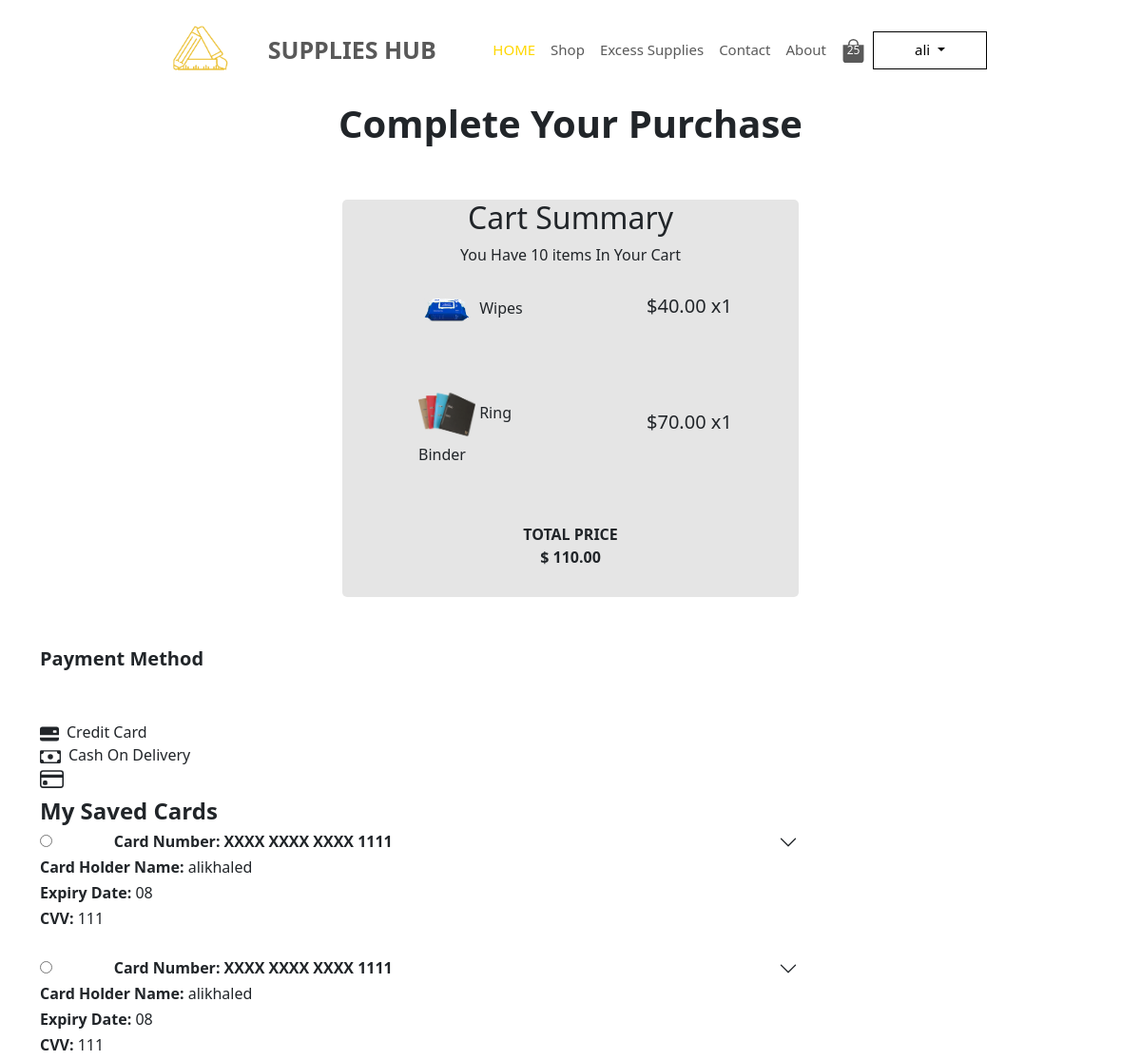
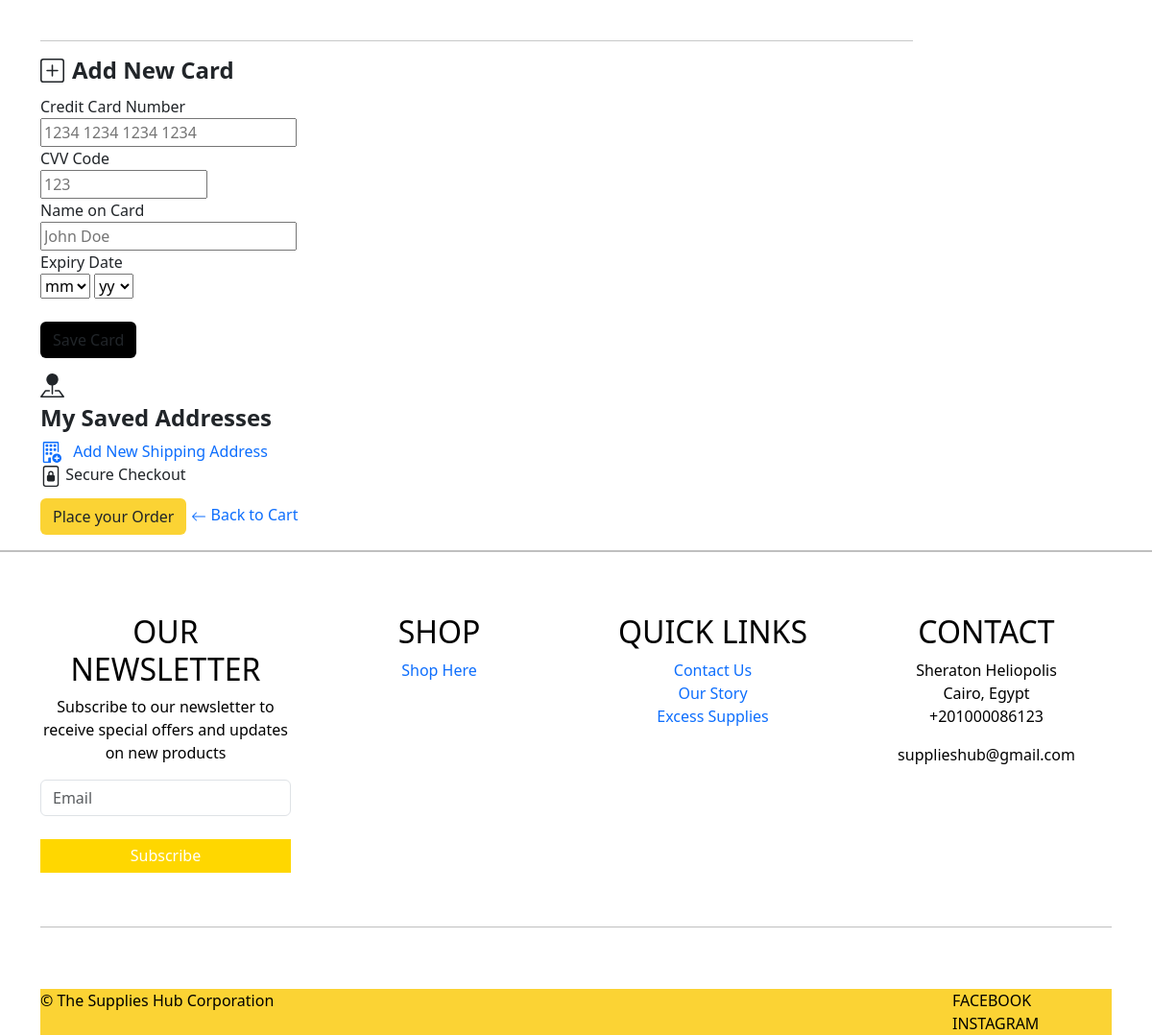
The page /newcheckout.php (signed in) on the database its author committed (2 pictures, top to bottom).
### tables this page shows
CREATE TABLE `products` (
  `id` int(255) NOT NULL,
  `pname` varchar(255) NOT NULL,
  `pdesc` varchar(255) DEFAULT NULL,
  `price` decimal(10,2) NOT NULL,
  `photo` varchar(255) NOT NULL,
  `category` varchar(255) NOT NULL
);

CREATE TABLE `cart` (
  `id` int(11) NOT NULL,
  `userid` int(11) NOT NULL,
  `productid` int(11) NOT NULL,
  `isPackage?` tinyint(1) NOT NULL,
  `quantity` int(255) DEFAULT NULL
);

CREATE TABLE `creditcard` (
  `cardid` int(11) NOT NULL,
  `cardholdername` varchar(255) NOT NULL,
  `expirydate` varchar(255) NOT NULL,
  `cardnumber` varchar(255) NOT NULL,
  `cvv` int(11) NOT NULL,
  `userid` int(11) NOT NULL
);

### newcheckout.php (the view, shortened to what this page needs)
<html>
<?php
require_once("connect.php");
include("navbar.php");
$userid = $_SESSION['id'];
$total = 0;
$getotal = "SELECT SUM(products.price * cart.quantity) AS total_price FROM products INNER JOIN cart ON products.id = cart.productid WHERE cart.userid = $userid";
$result = mysqli_query($conn, $getotal);
$tagID = mysqli_fetch_assoc($result);
if ($result) {
    $total = $tagID['total_price'];
}
$getCreditCard = "SELECT * FROM creditcard WHERE userid = $userid";
$result5 = mysqli_query($conn, $getCreditCard);
?>
<head>
</head>
<body>
    <div class="col-lg-12">
        <center>
            <h1><b>Complete Your Purchase</b></h1>
            <br><br>
        </center>
    </div>
    <div class="container card checkoutcart">
        <div class="row">
            <div class="col-lg-12">
                <center>
                    <h2>Cart Summary</h2>
                    <p>You Have 10 items In Your Cart</p>
                </center>
            </div>
            <?php
            $getProducts = "SELECT * FROM cart WHERE userid = $userid";
            $result2 = mysqli_query($conn, $getProducts);
            if ($result2) {
                while ($rowData = mysqli_fetch_assoc($result2)) {
                    $productId = $rowData['productid'];
                    $selectProducts = "SELECT * FROM products WHERE id = $productId";
                    $result3 = mysqli_query($conn, $selectProducts);
                    if ($result3) {
                        while ($rowData2 = mysqli_fetch_assoc($result3)) {
                            $quantity = $rowData['quantity'];
                            $productPrice = $rowData2['price'];
                            $productName = strlen($rowData2['pname']) > 25 ? substr($rowData2['pname'], 0, 25) . ".." : $rowData2['pname'];
                            echo '
                            <input type="hidden" name="product_id" value="' . $productId . '" >
              <div class="col-lg-6 col-sm-12"style="padding-bottom:50; padding-left:80;">
              <img src="images/Shop/products/' . $rowData2['photo'] . '"" alt="Shopping item" style="width: 60px; height: 60px">
              ' . $productName . '
          </div>
            <div class="col-lg-6 col-sm-12" style="padding-bottom:50; align-items:center; display:flex; padding-left:80;">
              <h5>$' . number_format($productPrice, 2) . ' x' . $quantity . '</h5>
        </div>
         ';
                        }
                    }
                }
            }
            ?>
        </div>
        <div class="container" style="padding-top:10; padding-bottom:30;">
            <center>
                <div class="col-6"><b>TOTAL PRICE</b></div>
            </center>
            <center>
                <div class="col-6"><b>$
                        <?php echo number_format($total, 2); ?>
                    </b>
            </center>
        </div>
    </div>
    <div class="container">
        <div class="row">
            <div class="payment">
                <div class="col-12">
                    <div class="payment__title col-lg-12" style="padding-top:50; padding-bottom:50;">
                        Payment Method
                    </div>
                </div>
                <div class="payment__types">
                    <div class="col-6">
                        <div class="payment__type payment__type--cc active">
                            Credit Card
                        </div>
                    </div>
                    <div class="col-6">
                        <div class="payment__type payment__type">
                            Cash On Delivery
                        </div>
                    </div>
                </div>
                <div class="payment__info">
                    <div class="payment__cc">
                        <div class="payment__title">
                            <h4><b> My Saved Cards</b></h4>
                        </div>
                        <div class="container" style="width: 82.5%; margin-left:0; padding-left:0;">
                            <?php
                            if ($result5) {
                                while ($rowData4 = mysqli_fetch_assoc($result5)) {
                                    $cardholdername = $rowData4['cardholdername'];
                                    $cardnumber = $rowData4['cardnumber'];
                                    $expiry = $rowData4['expirydate'];
                                    $code = $rowData4['cvv'];
                                    $cardnumber = substr_replace($cardnumber, str_repeat("X", 12), 0, 12);
                                    $cardnumber = substr_replace($cardnumber, " ", 4, 0);
                                    $cardnumber = substr_replace($cardnumber, " ", 9, 0);
                                    $cardnumber = substr_replace($cardnumber, " ", 14, 0);
                                    $expiry = substr($expiry, 0, -3);
                                    echo '<div class="details__user">
            <div class="row">
              <div class="col-1">
                <input type="radio" name="card" style="margin-top: 2px;" oninput="validateInput(this)">
              </div>
              <div class="col-9">
                <h6><b>Card Number: ' . $cardnumber . '</b></h6>
              </div>
              <div class="col">
                <svg xmlns="http://www.w3.org/2000/svg" width="20" fill="currentColor" class="bi bi-chevron-down" viewBox="0 0 16 16">
                  <path fill-rule="evenodd" d="M1.646 4.646a.5.5 0 0 1 .708 0L8 10.293l5.646-5.647a.5.5 0 0 1 .708.708l-6 6a.5.5 0 0 1-.708 0l-6-6a.5.5 0 0 1 0-.708z" />
                </svg>
              </div>
            </div>
            <div id="myDIV">
              <h6><b>Card Holder Name: </b>' . $cardholdername . '</h6>
              <h6><b>Expiry Date: </b>' . $expiry . '</h6>
              <h6><b>CVV: </b>' . $code . '</h6>
              </div>
              </div>
            <br>';
                                }
                            }
                            ?>
                            <hr>
                            <h4><b>Add New Card</b> </h4>
                        </div>
                        <form method="POST">
                            <div class="form__cc" id="new-credit-card-container">
                                <div class="row">
                                    <div class="field ">
                                        <div class="title">Credit Card Number</div>
                                        <input type="text" name="ccn" size="23" minlength="16" maxlength="16"
                                            class="input txt text-validated" placeholder="1234 1234 1234 1234"
                                            oninput="validateInput(this)" required />
                                    </div>
                                    <div class="field ">
                                        <div class="title">CVV Code
                                        </div>
                                        <input type="text" name="cvv" class="input txt" size="13" min="3" maxlength="3"
                                            placeholder="123" oninput="validateInput(this)" required />
                                    </div>
                                </div>
                                <div class="row">
                                    <div class="field ">
                                        <div class="title">Name on Card
                                        </div>
                                        <input type="text" oninput="validatetext(event)" name="chn" size="23"
                                            maxlength="35" class="input txt" placeholder="John Doe" required />
                                    </div>
                                    <div class="field ">
                                        <div class="title">Expiry Date
                                        </div>
                                        <select class="input ddl" name="month" required="required">
                                            <option disabled selected hidden>mm</option>
                                        </select>
                                        <select class="input ddl" name="year" required>
                                            <option disabled selected hidden>yy</option>
                                        </select>
                                    </div>
                                </div>
                            </div>
                            <br>
                            <input type="submit" class="btn action__submit" name="savecard" value="Save Card"
                                style="background:black;">
                        </form>
                    </div>
                    <div class="payment__shipping">
                        <div class="payment__title">
                            <h4><B>My Saved Addresses</B></h4>
                        </div>
                        <a href="">
                            <div class="details__user">
                                <div class="user__name">
                                    Add New Shipping Address
                                </div>
                            </div>
                        </a>
                    </div>
                </div>
            </div>
            <div class="container">
                <div class="actions">
                    <div class="secure" style="margin-bottom: 12px;">
                        <span>Secure Checkout</span>
                    </div>
                    <a href="thankyou.php"><button class="btn action__submit" style="background-color: #fbd334;"
                            name="placeorder">
                            Place your Order</button>
                    </a>
                    <a href="cart.php" class="backBtn">Back to Cart</a>
                </div>
            </div>
        </div>
    </div>
</body>
<?php
include("footer.php")
    ?>
</html>

### styles.css (style rules this page uses)
html { font-family: "Inter", sans-serif; }

### newcheckout.php (style rules this page uses)
.checkoutcart { background-color: #E5E5E5; border-radius: 5px; width: 40%; justify-content: center; align-items: center; display: flex; }
.card { border: beige; }
.payment__title { font-weight: bolder; font-size: 20px; }

### footer.php (style rules this page uses)
a { border: none; text-decoration: none; }

### rows shown on the page
cart: quantity "1"
products: photo (picture), pname "Wipes", price "40.00"
cart: quantity "1"
products: photo (picture), pname "Ring Binder", price "70.00"
creditcard: cardnumber "XXXX XXXX XXXX 1111", cardholdername "alikhaled", expirydate "08", cvv "111"
creditcard: cardnumber "XXXX XXXX XXXX 1111", cardholdername "alikhaled", expirydate "08", cvv "111"

### other values the page prints
$_SESSION['fname'] "ali"
$total "110.00"
